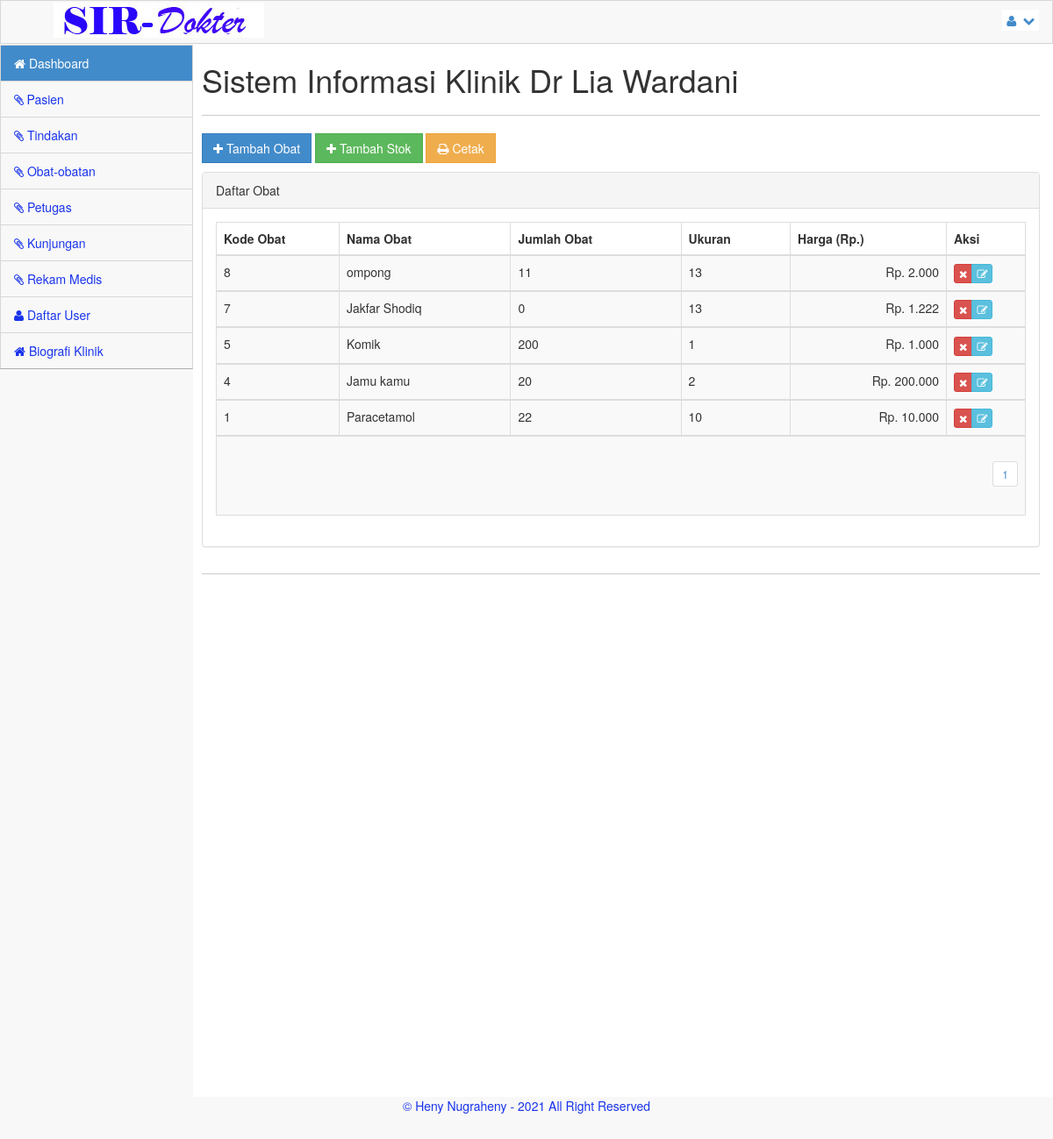
Page /admin?menu=obat (signed in) on the committed database.
### tables this page shows
CREATE TABLE `obat` (
  `kd_obat` int(11) NOT NULL,
  `nm_obat` varchar(300) NOT NULL,
  `jml_obat` int(11) NOT NULL,
  `ukuran` int(11) NOT NULL,
  `harga` int(25) NOT NULL
);

### admin/obat.php (the view, shortened to what this page needs)
<?php
include_once("../library/koneksi.php");
$row = 20;
$hal = isset($_GET['hal']) ? $_GET['hal'] : 0;
$pageSql = "SELECT * FROM obat";
$pageQry = mysqli_query($koneksi, $pageSql) or die ("error paging: ".mysql_error());
$jml	 = mysqli_num_rows($pageQry);
$max	 = ceil($jml/$row);
?>
<a href="#myModal" class="btn btn-primary btn-rect" data-toggle="modal"><i class='icon icon-white icon-plus'></i> Tambah Obat</a>
<a href="#myModal2" class="btn btn-success btn-rect" data-toggle="modal"><i class='icon icon-white icon-plus'></i> Tambah Stok</a>
<a href="obat_cetak.php" class="btn btn-warning btn-rect" ><i class='icon icon-white icon-print'></i> Cetak</a>
<p>
<div class="panel panel-default">
	<div class="panel-heading">
		Daftar Obat
	</div>
	<div class="panel-body">
		<div class="table-responsive">
			<table class="table table-striped table-bordered table-hover">
				<thead>
					<tr>
						<th width="140">Kode Obat</th>
						<th>Nama Obat</th>
						<th>Jumlah Obat</th>
						<th>Ukuran</th>
						<th>Harga (Rp.)</th>
						<th width="90">Aksi</th>
					</tr>
				</thead>
			<?php
				$obtSql = "SELECT * FROM obat ORDER BY kd_obat DESC LIMIT $hal, $row";
				$obtQry = mysqli_query($koneksi, $obtSql)  or die ("Query Obat salah : ".mysql_error());
				while ($obat = mysqli_fetch_array($obtQry)) {
			?>
				<tbody>
					<tr>
						<td><?php echo $obat['kd_obat'];?></td>
						<td><?php echo $obat['nm_obat'];?></td>
						<td><?php echo $obat['jml_obat'];?></td>
						<td><?php echo $obat['ukuran'];?></td>
						<td align="right"><?php echo "Rp. ".number_format($obat['harga'],0,',','.');?></td>
						<td>
						  <div class='btn-group'>
						  <a href="?menu=obat_del&aksi=hapus&nmr=<?php echo $obat['kd_obat']; ?>" class="btn btn-xs btn-danger tipsy-kiri-atas" title="Hapus Data Ini" onclick="return confirm('ANDA YAKIN AKAN MENGHAPUS DATA PENTING INI ... ?')"><i class="icon-remove icon-white"></i></a>
						  <a href="?menu=obat_edit&aksi=edit&nmr=<?php echo $obat['kd_obat']; ?>" class="btn btn-xs btn-info tipsy-kiri-atas" title='Edit Data ini'> <i class="icon-edit icon-white"></i> </a>
						  </div>
						</td>
					</tr>
				</tbody>
			<?php } ?>
					<tr>
						<td colspan="6" align="right">
						<?php
						for($h = 1; $h <= $max; $h++){
							$list[$h] = $row*$h-$row;
							echo "<ul class='pagination pagination-sm'><li><a href='?menu=obat&hal=$list[$h]'>$h</a></li></ul>";
						}
						?></td>
					</tr>
			</table>
		</div>
	</div>
</div>

### css/main.css (style rules this page uses)
@media (min-width: 768px) { html, body { height: 100%; } }
body.padTop53 { padding-top: 75px; overflow: visible; }
@media (min-width: 802px) { body.padTop53 { padding-top: 51px; } }
.btn-rect { border-radius: 0 !important; }

### css/MoneAdmin.css (style rules this page uses)
body { background-color: #f8f8f8; }

### rows in the picture
obat: kd_obat "8", nm_obat "ompong", jml_obat "11", ukuran "13", harga "2.000"
obat: kd_obat "7", nm_obat "Jakfar Shodiq", jml_obat "0", ukuran "13", harga "1.222"
obat: kd_obat "5", nm_obat "Komik", jml_obat "200", ukuran "1", harga "1.000"
obat: kd_obat "4", nm_obat "Jamu kamu", jml_obat "20", ukuran "2", harga "200.000"
obat: kd_obat "1", nm_obat "Paracetamol", jml_obat "22", ukuran "10", harga "10.000"
